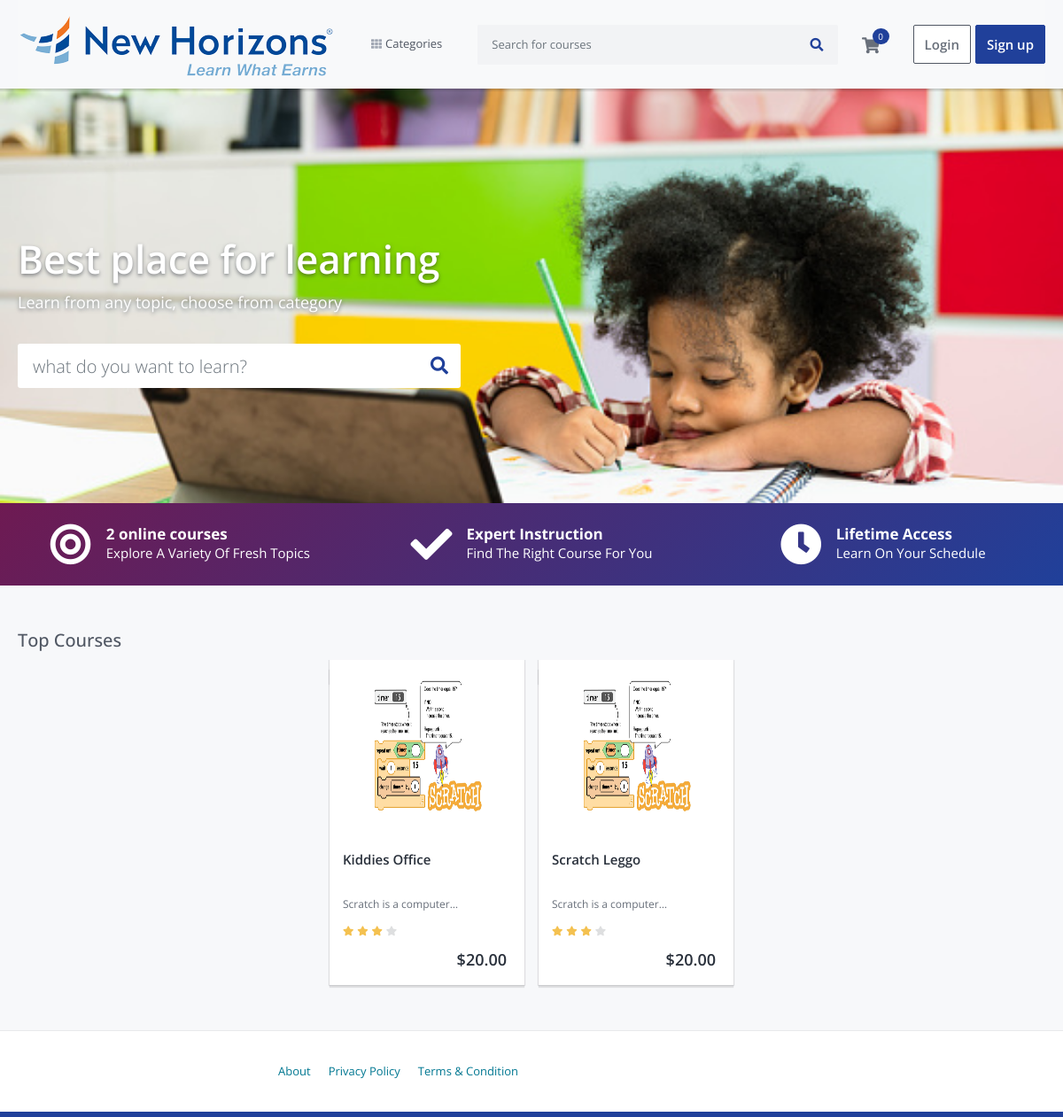
The page / on the database its author committed.
### courses/models.py (models this page shows, shortened)
class Course(models.Model):
    title = models.CharField(max_length=200)
    user = models.ForeignKey(User, on_delete=models.CASCADE)
    category = models.ForeignKey(Category, on_delete=models.SET_NULL, null=True)
    slug = models.SlugField(max_length=200, unique=True, primary_key=True, auto_created=False)
    short_description = models.TextField(blank=False, max_length=60)
    description = models.TextField(blank=False)
    outcome = models.CharField(max_length=200)
    requirements = models.CharField(max_length=200)
    language = models.CharField(max_length=200)
    price = models.FloatField(validators=[MinValueValidator(9.99)])
    level = models.CharField(max_length=20)
    thumbnail = models.ImageField(upload_to='thumbnails/')
    video_url = models.CharField(max_length=100)
    is_published = models.BooleanField(default=True)
    created_at = models.DateTimeField(default=now)
    updated_at = models.DateTimeField(default=now)

### udemy/views.py (the view)
# urls.py: path('', HomeListView.as_view(), name='home'),
class HomeListView(ListView):
    model = Course
    template_name = 'index.html'
    context_object_name = 'courses'
    def get_context_data(self, **kwargs):
        context = super().get_context_data(**kwargs)
        context['top_courses'] = self.model.objects.all().order_by('?')
        return context

### cart/cart.py (called while the page is built)
    def __len__(self):
        return sum(item['quantity'] for item in self.cart.values())

    def get_total_price(self):
        return sum(Decimal(item['price']) * item['quantity'] for item in self.cart.values())

### cart/context_processors.py (called while the page is built)
def cart(request):
    return {'cart': Cart(request)}

### courses/context_processors.py (called while the page is built)
def categories_processor(request):
    categories = Category.objects.all()
    return {'categories': categories}

### templates/index.html (shortened to what this page needs)
{% extends 'layouts/base.html' %}
{% load static %}
{% load humanize %}
{% block content %}
    <section class="home-banner-area" style="background-image: url({% static 'images/learning.jpg' %})">
        <div class="container-lg">
            <div class="row">
                <div class="col">
                    <div class="home-banner-wrap">
                        <h2>Best place for learning</h2>
                        <p>Learn from any topic, choose from category</p>
                        <form class="" action="{% url 'udemy:search' %}" method="get">
                            <div class="input-group">
                                <input type="text" class="form-control" name="q"
                                       placeholder="what do you want to learn?">
                                <div class="input-group-append">
                                    <button class="btn" type="submit"><i class="fas fa-search"></i></button>
                                </div>
                            </div>
                        </form>
                    </div>
                </div>
            </div>
        </div>
    </section>
    <section class="home-fact-area">
        <div class="container-lg">
            <div class="row">
                <div class="col-md-4 d-flex">
                    <div class="home-fact-box mr-md-auto ml-auto mr-auto">
                        <i class="fas fa-bullseye float-left"></i>
                        <div class="text-box">
                            <h4>{{ courses.count }} online courses</h4>
                            <p>Explore A Variety Of Fresh Topics</p>
                        </div>
                    </div>
                </div>
                <div class="col-md-4 d-flex">
                    <div class="home-fact-box mr-md-auto ml-auto mr-auto">
                        <i class="fa fa-check float-left"></i>
                        <div class="text-box">
                            <h4>Expert Instruction</h4>
                            <p>Find The Right Course For You</p>
                        </div>
                    </div>
                </div>
                <div class="col-md-4 d-flex">
                    <div class="home-fact-box mr-md-auto ml-auto mr-auto">
                        <i class="fa fa-clock float-left"></i>
                        <div class="text-box">
                            <h4>Lifetime Access</h4>
                            <p>Learn On Your Schedule</p>
                        </div>
                    </div>
                </div>
            </div>
        </div>
    </section>
    <section class="course-carousel-area">
        <div class="container-lg">
            <div class="row">
                <div class="col">
                    <h2 class="course-carousel-title">Top Courses</h2>
                    <div class="course-carousel">
                        {% for top_course in top_courses %}
                            <div class="course-box-wrap">
                                <a href="{% url 'courses:course-details' top_course.slug %}" class="has-popover">
                                    <div class="course-box">
                                        <div class="course-badge position best-seller">Best seller</div>
                                        <div class="course-image">
                                            <img style="height: 200px; width: 200px" src="{{ top_course.thumbnail.url }}" alt="" class="img-fluid">
                                        </div>
                                        <div class="course-details">
                                            <h5 class="title">{{ top_course.title }}</h5>
                                            <p class="instructors">{{ top_course.short_description }}</p>
                                            <div class="rating">
                                                <i class="fas fa-star filled"></i>
                                                <i class="fas fa-star filled"></i>
                                                <i class="fas fa-star filled"></i>
                                                <i class="fas fa-star"></i>
                                                <span class="d-inline-block average-rating">5</span>
                                            </div>
                                            <p class="price text-right">
                                                ${{ top_course.price | floatformat:2 | intcomma }}
                                            </p>
                                        </div>
                                    </div>
                                </a>
                            </div>
                        {% endfor %}
                    </div>
                </div>
            </div>
        </div>
    </section>
{% endblock %}

### rows shown on the page
Course: thumbnail (picture), title "Kiddies Office", short_description "Scratch is a…", price "20.00"
Course: thumbnail (picture), title "Scratch Leggo", short_description "Scratch is a…", price "20.00"

### other values the page prints
{{ courses.count }} "2"
